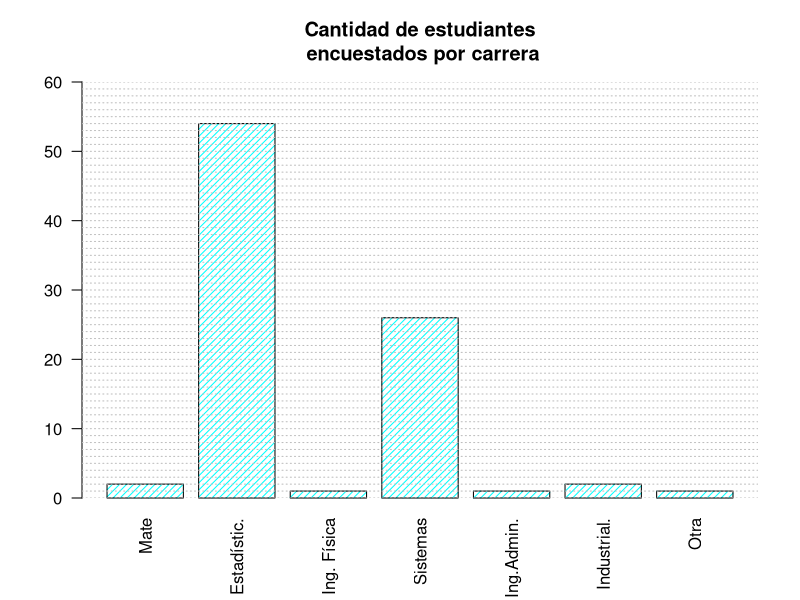

This chart was generated by the following R code: (Note: this script raises an error after producing the figure.)
## ---- chunk 1
knitr::opts_chunk$set(echo = FALSE,
                      message = FALSE,
                      warning = FALSE
                      )
## ---- chunk 2
library(tidyverse)
## ---- chunk 3
Enc <- read.csv("encuesta1.csv", encoding = "UTF-8")

## ---- chunk 4
head(Enc)
## ---- chunk 5
glimpse(Enc)
## ---- chunk 6
summary(Enc)
## ---- chunk 7
enc <- Enc %>%
  mutate_if(is.character, as.factor)
## ---- chunk 8
enc$Respuesta<-factor(enc$Respuesta)
## ---- chunk 9
enc$Q09_EnAreaMetropolitana<-factor(enc$Q09_EnAreaMetropolitana, levels=c(0:1), labels=c('No','Si'))
enc$Q11_R<-factor(enc$Q11_R, levels=c(0:1), labels=c('No','Si'))
enc$Q12_RStudio<-factor(enc$Q12_RStudio,levels=c(0:1), labels=c('No','Si'))
enc$Q14_RecursosInformaticos..Internet.de.cable.no.propio<-factor(enc$Q14_RecursosInformaticos..Internet.de.cable.no.propio, levels=c(0:1), labels=c('No','Si'))
enc$Q14_RecursosInformaticos..Wifi.propio<-factor(enc$Q14_RecursosInformaticos..Wifi.propio, levels=c(0:1), labels=c('No','Si'))
enc$Q14_RecursosInformaticos..Wifi.no.propio<-factor(enc$Q14_RecursosInformaticos..Wifi.no.propio,levels=c(0:1), labels=c('No','Si'))
enc$Q14_RecursosInformaticos..Celular.sin.datos<-factor(enc$Q14_RecursosInformaticos..Celular.sin.datos, levels=c(0:1), labels=c('No','Si'))
enc$Q14_RecursosInformaticos..Celular.con.datos<-factor(enc$Q14_RecursosInformaticos..Celular.con.datos, levels=c(0:1), labels=c('No','Si'))
enc$Q14_RecursosInformaticos..Portátil.propio<-factor(enc$Q14_RecursosInformaticos..Portátil.propio, levels=c(0:1), labels=c('No','Si'))
enc$Q14_RecursosInformaticos..Portátil.no.propio<-factor(enc$Q14_RecursosInformaticos..Portátil.no.propio, levels=c(0:1), labels=c('No','Si'))
enc$Q14_RecursosInformaticos..Computador.de.escritorio.propio.y.exclusivo<-factor(enc$Q14_RecursosInformaticos..Computador.de.escritorio.propio.y.exclusivo, levels=c(0:1), labels=c('No','Si'))
enc$Q14_RecursosInformaticos..Computador.de.escritorio.no.propio.pero.exclusivo<-factor(enc$Q14_RecursosInformaticos..Computador.de.escritorio.no.propio.pero.exclusivo, levels=c(0:1), labels=c('No','Si'))
enc$Q14_RecursosInformaticos..Computador.propio..pero.no.exclusivo<-factor(enc$Q14_RecursosInformaticos..Computador.propio..pero.no.exclusivo,levels=c(0:1), labels=c('No','Si'))
enc$Q14_RecursosInformaticos..Computador.de.escritorio.ni.propio.ni.exclusivo<-factor(enc$Q14_RecursosInformaticos..Computador.de.escritorio.ni.propio.ni.exclusivo, levels=c(0:1), labels=c('No','Si'))
enc$Q14_RecursosInformaticos..Tablet.sin.datos<-factor(enc$Q14_RecursosInformaticos..Tablet.sin.datos, levels=c(0:1), labels=c('No','Si'))
enc$Q14_RecursosInformaticos..Tablet.con.datos.<-factor(enc$Q14_RecursosInformaticos..Tablet.con.datos., levels=c(0:1), labels=c('No','Si')) 
enc$Q15_Alunizaje<-factor(enc$Q15_Alunizaje, levels=c(0:1), labels=c('No','Si')) 
enc$Q17_Experimentos<-factor(enc$Q17_Experimentos, levels=c(0:1), labels=c('No','Si'))
enc$Q16_EspionajeInternet<-factor(enc$Q16_EspionajeInternet, levels=c(0:1), labels=c('No','Si'))
enc$Q18_Vacunas<-factor(enc$Q18_Vacunas, levels=c(0:1), labels=c('No','Si'))
enc$Q19_EvidenciaFalsa<-factor(enc$Q19_EvidenciaFalsa, levels=c(0:1), labels=c('No','Si'))
enc$Q20_RafagasSolares<-factor(enc$Q20_RafagasSolares, levels=c(0:1), labels=c('No','Si'))
enc$Q21_TierraHueca<-factor(enc$Q21_TierraHueca,  levels=c(0:1), labels=c('No','Si'))
enc$Q22_alienigenas<-factor(enc$Q22_alienigenas,  levels=c(0:1), labels=c('No','Si'))
enc$Q23_CambioClimatico<-factor(enc$Q23_CambioClimatico, levels=c(0:1), labels=c('No','Si'))
enc$Q26_Divisor..f.es.divisor.de.g.2.<-factor(enc$Q26_Divisor..f.es.divisor.de.g.2.,levels=c(0:1), labels=c('No','Si'))
enc$Q26_Divisor..f.es.divisor.de.gh.<-factor(enc$Q26_Divisor..f.es.divisor.de.gh.,  levels=c(0:1), labels=c('No','Si'))
enc$Q26_Divisor..f.es.divisor.de.h.g<-factor(enc$Q26_Divisor..f.es.divisor.de.h.g, levels=c(0:1), labels=c('No','Si'))
enc$Q14_RecursosInformaticos..Internet.de.cable.propio<-factor(enc$Q14_RecursosInformaticos..Internet.de.cable.propio, levels=c(0:1), labels=c('No','Si'))
## ---- chunk 10
Q03<-table(enc$Q03_Carrera)
Q03
## ---- chunk 11
carrera <- Q03 / sum(Q03)*100
carrera
## ---- chunk 12
Q03 <- c("Mate", "Estadístic.", "Ing. Física", "Sistemas", "Ing.Admin.", "Industrial.", "Otra")
Frecuencia<- c(2, 54, 1, 26, 1, 2, 1)
barplot(Frecuencia, names.arg = Q03, density = 20, las= 2, main= 'Cantidad de estudiantes\n encuestados por carrera', ylim=c(0,60), col= 'cyan')
abline(h=seq(0,60,1), col= rep('grey', 6), lty=3)

## ---- chunk 13
enc<-enc %>%
enc$Q13_NoRoRStudio<-factor(enc$Q13_NoRoRStudio)
## ---- chunk 14
summary(enc)
## ---- chunk 15
glimpse(enc)
## ---- chunk 16
enc <- enc %>%
  mutate(Q02_FechaNac = as.Date(as.character(Q02_FechaNac), '%Y-%m-%d'))
## ---- chunk 17
summary(enc$Q02_FechaNac)
## ---- chunk 18
enc <- enc %>%
  mutate(Edad= as.numeric(as.Date("2021-06-30") - Q02_FechaNac)/365.25)
## ---- chunk 19
enc <- enc %>%
  mutate(fecha_entrega =
           as.POSIXct(strptime(Enviado.el.,format = "%d,/%m/%Y %H:%M:%S")),
         tiempo_usado = as.integer(format(fecha_entrega, "%M")) +
                        as.integer(format(fecha_entrega, "&S")) / 60 - 30)
## ---- chunk 20
enc <- enc %>% 
  mutate(puntaje_pregunta2 = 
  apply(enc %>% select(Q26_Divisor..f.es.divisor.de.g.2.,
                            Q26_Divisor..f.es.divisor.de.gh.,
                            Q26_Divisor..f.es.divisor.de.h.g),
        1, sum))
t_p2 <- table(enc$puntaje_pregunta2)
t_p2
pt_p2 <- t_p2 / sum(t_p2) * 100
pt_p2
## ---- chunk 21
gen <- table(enc$Q01_Genero)
gen
## ---- chunk 22
gen_p <- gen / sum(gen) * 100
gen_p
## ---- chunk 23
paramAnt <- par(no.readonly = TRUE)
barplot(gen_p, las = 1,
        main  = "Distribución por género",
        ylim = c(0,100),
        col =c ('Black', 'violet', 'cyan'), 
        legend.text = c('Masculino', 'Femenino', 'Otro'))
text(bp1, gen_p + 7, paste(round(gen_p, 1), "%"))
grid(NA, 9)
par(paramAnt)
## ---- chunk 24
summary(enc$Edad)
## ---- chunk 25
hist(enc$Edad)
## ---- chunk 26
hist(enc$Edad, nclass = 20)
## ---- chunk 27
paramAnt <- par(no.readonly = TRUE)
hist(enc$Edad, freq = FALSE, nclass = 20, col = "violet",
     las = 1, 
     main = "Distribución de la edad",
     xlab = "Edad (años)",
     ylab = "Densidad",
     ylim = c(0, 0.20),
     xlim = c(15, 40))
lines(density(enc$Edad), col = "grey10", lwd = 5)
par(paramAnt)
## ---- chunk 28
enc %>%
  filter(Q08_PAPA > 5)
## ---- chunk 29
enc$Q08_PAPA[enc$Q08_PAPA == 45 & !is.na(enc$Q08_PAPA)] <- 4.5
## ---- chunk 30
summary(enc$Q08_PAPA)
## ---- chunk 31
enc$Q08_PAPA # FALTA
## ---- chunk 32
hist(enc$Q08_PAPA)
## ---- chunk 33
boxplot(Enc$Q08_PAPA, horizontal = TRUE)
## ---- chunk 34
bxp1<-boxplot(Enc$Q08_PAPA, horizontal = TRUE,  notch= TRUE, col= 'violet')
title(main= 'Distribución_PAPA', font=2, xlab='Promedio Academico Ponderado Acumulado')
points(mean(enc$Q08_PAPA, na.rm=TRUE),1, col=' green', pch=19, cex=2)# agranda o disminuye el punto verde
legend(4.2,1.5, legend=c('Promedio'), pch=19, col= 'green')
## ---- chunk 35
dotchart(enc$Q08_PAPA)
## ---- chunk 36
promedioEdad <- mean(enc$Edad)
medianaEdad <- median(enc$Edad)
desv_Est_Edad <- sd(enc$Edad)

boxplot(enc$Edad, horizontal = TRUE,
        main = "Boxplot para edad", 
        col = "lightblue",
        pch = 19, notch = TRUE)
points(promedioEdad, 
       1, 
       pch = 19, 
       col = c("red", "purple"))
legend("topright", 
       title = "Convención",
       legend = c("Promedio", "Error estandard"), 
       col = "red", 
       pch = c(19, NA),
       lty = c(NA, 1))
arrows(promedioEdad -  desv_Est_Edad / sqrt(nrow(enc)), 1,
         promedioEdad + desv_Est_Edad / sqrt(nrow(enc)), 1,
         angle = 90,
         length = 0.1, 
         code = 3,
         col = "GREY10")
## ---- chunk 37
table(enc$Q10_Estrato)
## ---- chunk 38
barplot(table(enc$Q10_Estrato))
## ---- chunk 39
with(enc, plot(Q10_Estrato, Q08_PAPA, notch = TRUE))
## ---- chunk 40
enc_Estrato1 <- enc %>% 
  filter(Q10_Estrato == "2 : 1")
dotchart(enc_Estrato1$Q08_PAPA)
summary(enc_Estrato1$Q08_PAPA)
## ---- chunk 41
with(enc, plot(Q03_Carrera, Q08_PAPA, notch = TRUE))
## ---- chunk 42
with(enc, scatter.smooth(tiempo_usado, Q08_PAPA))
## ---- chunk 43
with(enc, plot(Q27_PorcentDivisor))
lines(1:nrow(enc), rep(pt_p2[3], nrow(enc)), 
      col = "red")
## ---- chunk 44
enc_acert_p2 <- enc %>% 
  filter(puntaje_pregunta2 == 3)
enc_no_acert_p2 <- enc %>% 
  filter(puntaje_pregunta2 != 3)
op <- par(no.readonly = TRUE)
par(mfrow = c(1, 2))
prom_Q27 <- mean(enc_acert_p2$Q27)
with(enc_acert_p2, plot(Q27_PorcentDivisor, ylim = c(0, 100)))
lines(1:nrow(enc_acert_p2), rep(prom_Q27, nrow(enc_acert_p2)), 
      col = "red")
prom_Q27_na <- mean(enc_no_acert_p2$Q27, na.rm = TRUE, ylim = c(0, 100))
with(enc_no_acert_p2, plot(Q27_PorcentDivisor))
lines(1:nrow(enc_no_acert_p2), rep(prom_Q27_na, nrow(enc_no_acert_p2)), 
      col = "red")
par(op)
